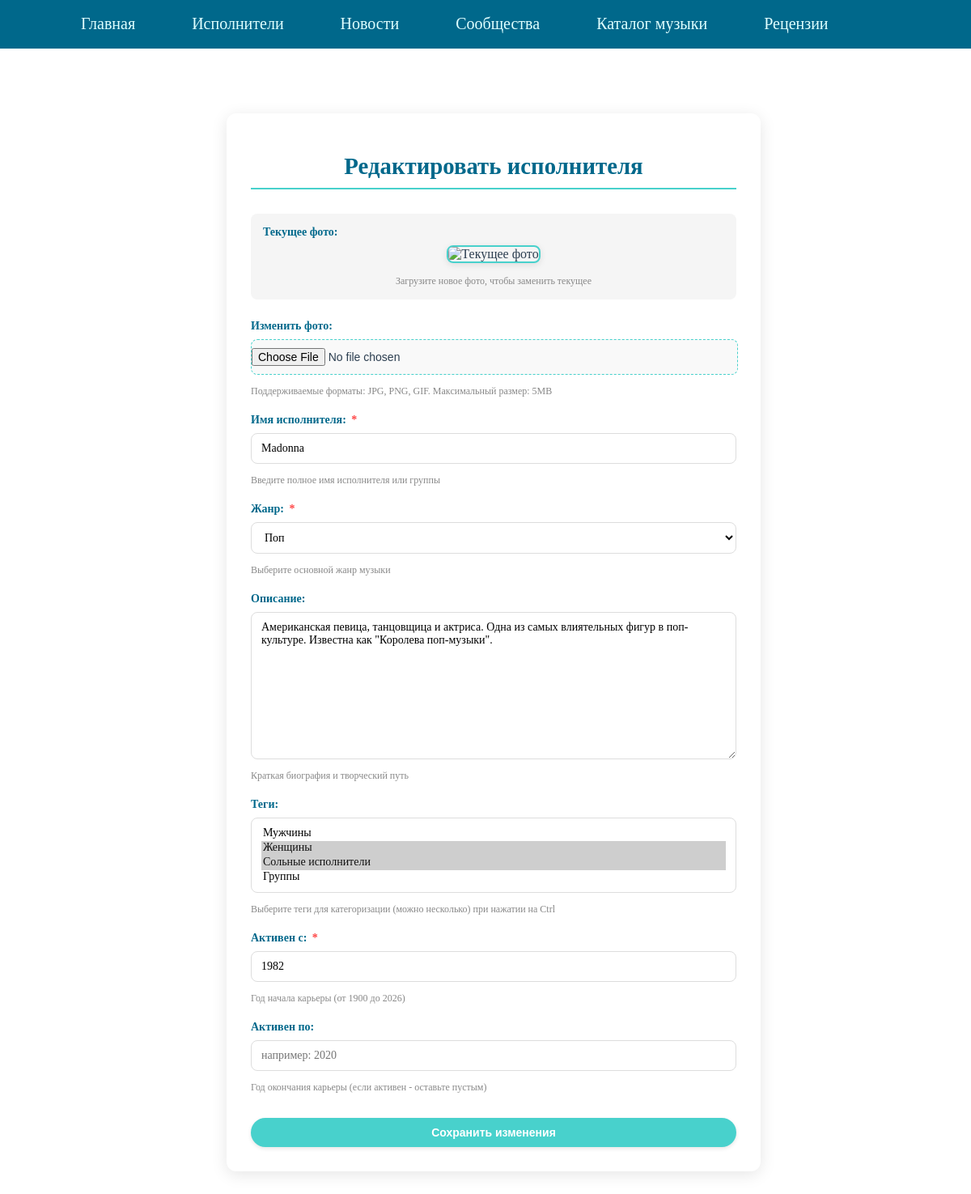
The page /artists/edit/3/ (signed in) on the database its author committed.
### artists/models.py (models this page shows, shortened)
class Artist(models.Model):
    title = models.CharField(max_length=255, verbose_name="Исполнитель")
    genre = models.ForeignKey(Genre, on_delete=models.PROTECT, default=1, verbose_name="Жанр")
    content = models.TextField(blank=True, verbose_name="Описание")
    tags = models.ManyToManyField('TagPost', blank=True, related_name='artists', verbose_name="Теги")
    active_from = models.IntegerField(null=True, blank=True, verbose_name="Активен с")
    active_to = models.IntegerField(null=True, blank=True, verbose_name="Активен по")
    photo = models.ImageField(upload_to="photos/%Y/%m/%d/",
                              default=None, blank=True, null=True,
                              verbose_name="Фото")
    class Meta:
        verbose_name = "Исполнитель"
        verbose_name_plural = "Исполнители"

### artists/views.py (the view)
# urls.py: path('edit/<int:pk>/', views.UpdateArtist.as_view(), name='edit_artist'),
class UpdateArtist(LoginRequiredMixin, PermissionRequiredMixin, UpdateView):
    model = Artist
    form_class = AddArtistForm
    template_name = 'generic_form.html'
    extra_context = {'title': 'Редактировать исполнителя', 'button_text': 'Сохранить изменения'}
    success_url = reverse_lazy('all_artists')
    permission_required = 'artists.change_artist'
    raise_exception = True
    def get_context_data(self, **kwargs):
        context = super().get_context_data(**kwargs)
        context['current_photo'] = self.object.photo if self.object.photo else None
        return context

### artists/models.py (called while the page is built)
    def __str__(self):
        return self.tag

    def __str__(self):
        return self.title

### homepage/context_processors.py (called while the page is built)
def get_menu_context(request):
    return {'mainmenu': menu}

### templates/generic_form.html (shortened to what this page needs)
{% extends 'base.html' %}
{% load static %}
{% block content %}
<div class="form-container">
    <h1 class="form-title">{{ title }}</h1>
    <form action="" method="post" class="comment-form" enctype="multipart/form-data">
       {% if title == 'Редактировать исполнителя' %}
        {% if current_photo %}
        <div class="form-group current-photo-group">
            <label class="form-label">Текущее фото:</label>
            <div class="current-photo-wrapper">
                <img src="{{ current_photo.url }}" alt="Текущее фото" class="current-photo-img">
                <small class="form-help">Загрузите новое фото, чтобы заменить текущее</small>
            </div>
        </div>
        {% endif %}
        <div class="form-group">
            <label class="form-label" for="photo-input">
                {% if current_photo %}Изменить фото:{% else %}Фото:{% endif %}
            </label>
            <input type="file" name="photo" id="photo-input" accept="image/*" class="form-input-file">
            <small class="form-help">Поддерживаемые форматы: JPG, PNG, GIF. Максимальный размер: 5MB</small>
        </div>
        {% endif %}
        {% for f in form %}
            {% if f.name != 'photo' %}
            <div class="form-group">
                <label class="form-label" for="{{ f.id_for_label }}">
                    {{ f.label }}:
                    {% if f.field.required %}
                        <span class="required-star">*</span>
                    {% endif %}
                </label>
                {{ f }}
                {% if f.help_text %}
                    <small class="form-help">{{ f.help_text|safe }}</small>
                {% endif %}
            </div>
            {% endif %}
        {% endfor %}
        <button type="submit" class="submit-btn">
            <span>{{ button_text|default:"Отправить" }}</span>
        </button>
    </form>
</div>
<link rel="stylesheet" type="text/css" href="{% static 'css/generic.css' %}">
{% endblock %}

### homepage/static/homepage/css/styles.css (style rules this page uses)
html, body { font-family: 'Georgia'; margin: 0; padding: 0; height: 100%; width: 100%; color: #2C3E50; }
img { max-width: 600px; height: auto; }
.form-input { width: 300px; font-size: 16px; border: 1px solid #87CEEB; }
.form-label { display: inline-block; min-width: 150px; vertical-align: top; color: #2C3E50; }

### static/css/generic.css (style rules this page uses)
.form-container { max-width: 600px; margin: 40px auto; padding: 30px; background: white; border-radius: 12px; box-shadow: 0 4px 20px rgba(0,0,0,0.1); }
.form-title { color: #00688B; text-align: center; margin-bottom: 30px; font-size: 1.8em; border-bottom: 2px solid #48D1CC; padding-bottom: 10px; }
.comment-form { display: flex; flex-direction: column; gap: 20px; }
.form-group { display: flex; flex-direction: column; gap: 8px; }
.form-label { font-weight: 600; color: #00688B; font-size: 14px; }
.required-star { color: #ff4444; margin-left: 3px; }
.comment-form input[type="text"], .comment-form input[type="email"], .comment-form input[type="password"], .comment-form input[type="number"], .comment-form input[type="date"], .comment-form textarea, .comment-form select { width: 100%; padding: 10px 12px; border: 1px solid #ddd; border-radius: 8px; font-size: 14px; transition: all 0.3s; font-family: inherit; box-sizing: border-box; }
.comment-form textarea { min-height: 100px; resize: vertical; }
.comment-form select { cursor: pointer; background: white; }
.form-input-file { width: 100%; padding: 10px 0; border: 1px dashed #48D1CC; border-radius: 8px; background: #f9f9f9; cursor: pointer; font-size: 14px; }
.current-photo-group { background: #f5f5f5; padding: 15px; border-radius: 8px; margin-bottom: 5px; }
.current-photo-wrapper { display: flex; flex-direction: column; align-items: center; gap: 10px; }
.current-photo-img { max-width: 150px; max-height: 150px; object-fit: cover; border-radius: 8px; border: 2px solid #48D1CC; box-shadow: 0 2px 8px rgba(0,0,0,0.1); }
.form-help { color: #888; font-size: 12px; margin-top: 5px; display: block; }
.submit-btn { background: #48D1CC; color: white; border: none; padding: 10px 24px; font-size: 14px; font-weight: 600; border-radius: 25px; cursor: pointer; transition: all 0.2s; display: flex; align-items: center; justify-content: center; gap: 8px; box-shadow: 0 2px 5px rgba(0,0,0,0.1); width: auto; margin-top: 10px; }

### rows shown on the page
Artist: form "Madonna" "Поп" "Американская певица, танцовщица и актриса. Одна из самых влиятельных фигур в поп-культуре. Известна как \"Королева поп-музыки\"." "1982"

### other values the page prints
{{ item.title }} "Главная" "Исполнители" "Новости" "Сообщества" "Каталог музыки" "Рецензии"
{{ title }} "Редактировать исполнителя"
{{ f.label }} "Имя исполнителя" "Жанр" "Описание" "Теги" "Активен с" "Активен по"
{{ f.help_text|safe }} "Введите полное имя исполнителя или группы" "Выберите основной жанр музыки" "Краткая биография и творческий путь" "Выберите теги для категоризации (можно несколько) при нажатии на Ctrl" "Год начала карьеры (от 1900 до 2026)" "Год окончания карьеры (если активен - оставьте пустым)"
{{ button_text|default:"Отправить" }} "Сохранить изменения"
